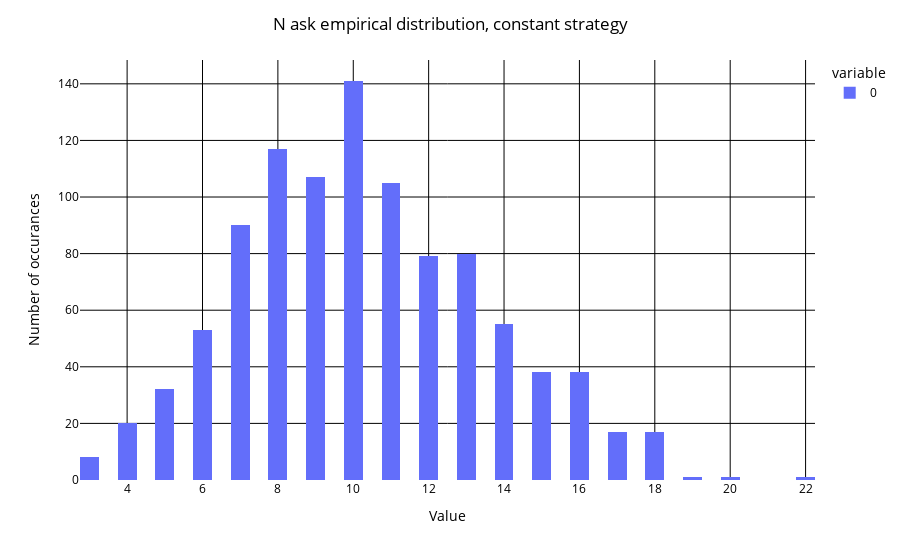

Notebook cell for this chart:
### Code cell
fig = px.histogram(arr_res_or_a_womo, nbins=75)

fig.update_layout(
    title_text="N ask empirical distribution, constant strategy",
    title_x=0.5,
    plot_bgcolor='white',  # set background color to white
    paper_bgcolor='white',  # set background color to white
    font=dict(color='black'),  # set font color to black
    xaxis=dict(title_text="Value", color='black', tickcolor='black', gridcolor='black'),  # set x-axis color, tick color, grid color, and grid width
    yaxis=dict(title_text="Number of occurances", color='black', tickcolor='black', gridcolor='black'),  # set y-axis color, tick color, grid color, and grid width
)

### Figure 1 — Plotly figure (JSON) as saved in the notebook; plotly's stock layout.template omitted (floating-point values rounded to 4 significant figures; data arrays with more than 128 entries replaced by an {"elided": "..."} marker saying what was removed)
{"data": [{"alignmentgroup": "True", "bingroup": "x", "hovertemplate": "variable=0<br>value=%{x}<br>count=%{y}<extra></extra>", "legendgroup": "0", "marker": {"color": "#636efa", "pattern": {"shape": ""}}, "name": "0", "nbinsx": 75, "offsetgroup": "0", "orientation": "v", "showlegend": true, "type": "histogram", "x": {"elided": "1000 int values"}, "xaxis": "x", "yaxis": "y"}], "layout": {"barmode": "relative", "font": {"color": "black"}, "legend": {"title": {"text": "variable"}, "tracegroupgap": 0}, "margin": {"t": 60}, "paper_bgcolor": "white", "plot_bgcolor": "white", "title": {"text": "N ask empirical distribution, constant strategy", "x": 0.5}, "xaxis": {"anchor": "y", "color": "black", "domain": [0, 1], "gridcolor": "black", "tickcolor": "black", "title": {"text": "Value"}}, "yaxis": {"anchor": "x", "color": "black", "domain": [0, 1], "gridcolor": "black", "tickcolor": "black", "title": {"text": "Number of occurances"}}}}
